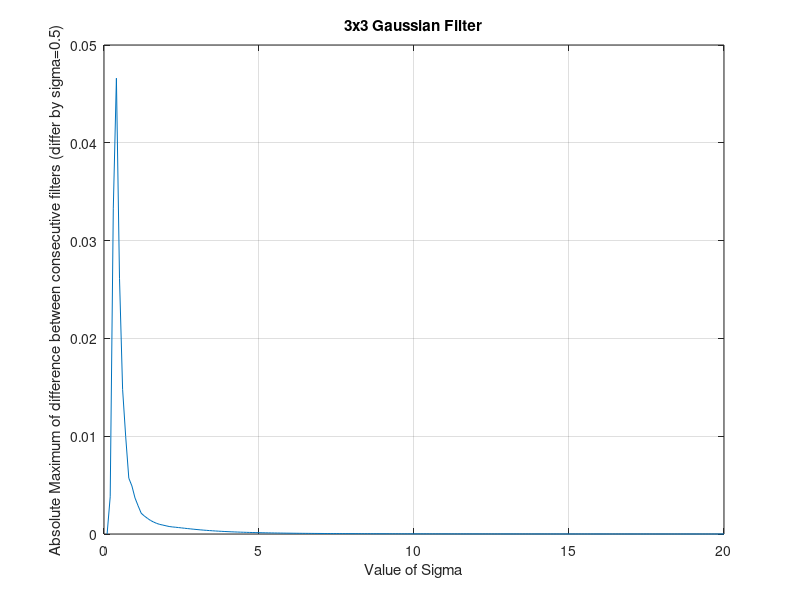

MATLAB code for this plot:
%This code aims to compute difference between successive Gaussian Filters in order to see the
%effect of increasing sigma and/or kernel size
%The sigma and kernel size can be set as per requirement

i=0.1:0.1:20;
dif=zeros(1,length(i));
k=1;

for i=0.1:0.1:20
    f=fspecial('gaussian',[7 7],i);
    if i>0.1
        dif(k)=abs(max(max(f-pre)));
        k=k+1;
    end
    pre=f;
    
end

i=0.1:0.1:20;
plot(i,dif);
xlabel('Value of Sigma');
ylabel('Absolute Maximum of difference between consecutive filters (differ by sigma=0.5)');
title('3x3 Gaussian Filter');
grid on;
